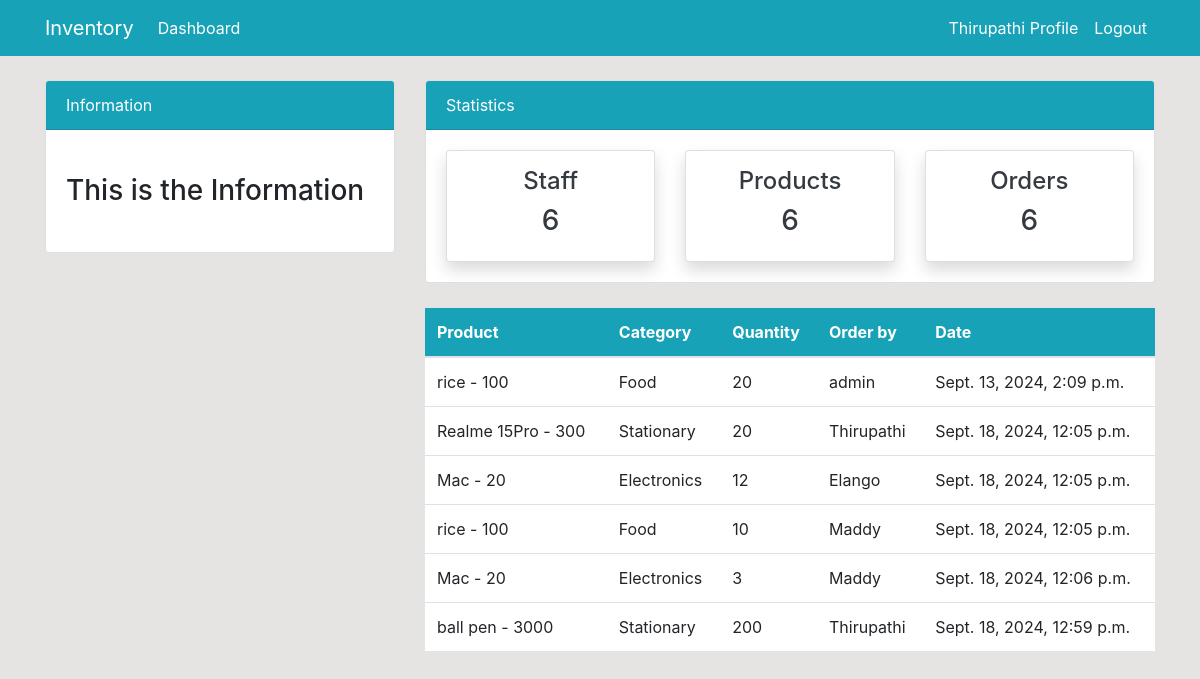
Page /order/ (signed in) on the earlier database version.
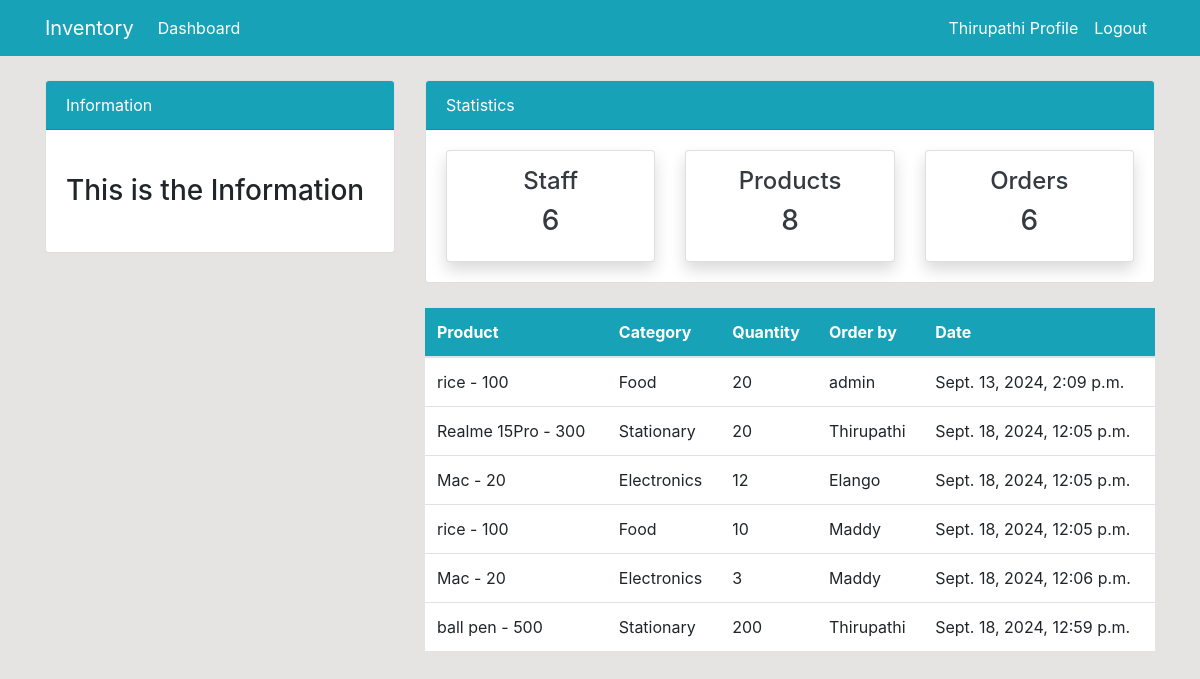
Same page on the later database version.
### inventory/models.py (models this page shows, shortened)
class Order(models.Model):
    product = models.ForeignKey(Product, on_delete=models.CASCADE,null=True)
    staff = models.ForeignKey(User,models.CASCADE,null= True)
    order_quantity = models.PositiveIntegerField(null= True)
    date = models.DateTimeField(auto_now_add=True)
    class Meta:
        verbose_name_plural = 'Order'

class Product(models.Model):
    name = models.CharField(max_length=100, null=True)
    category = models.CharField(max_length=20, choices= CATEGORY,null=True)
    quantity = models.PositiveIntegerField(null=True)
    class Meta:
        verbose_name_plural = 'Product'
    def __str__(self):
        return f'{self.name} - {self.quantity}'

### inventory/views.py (the view)
# urls.py: path('order/',views.order,name='inventory-order'),
@login_required
def order(request):
    orders = Order.objects.all()
    orders_count= orders.count()
    products_count = Product.objects.all().count()
    workers_count = User.objects.all().count()
    context={
        'orders' :orders,
        'workers_count' : workers_count,
        'products_count':products_count,
        'orders_count':orders_count,
    }
    return render(request, 'inventory/order.html',context)

### templates/inventory/order.html (shortened to what this page needs)
{% extends "partials/base.html" %}
{% block content %}
{% include 'partials/topnav.html' %}
<div class="container">
    <div class="row my-4">
        <div class="col-md-4">
        </div>
        <div class="col-md-8">
            <table class="table bg-white">
                <thead class="bg-info">
                    <tr class="text-white">
                        <th scope="col">Product</th>
                        <th scope="col">Category</th>
                        <th scope="col">Quantity</th>
                        <th scope="col">Order by</th>
                        <th scope="col">Date</th>
                    </tr>
                </thead>
                <tbody>
                    {% for orders in orders %}
                    <tr>
                        <td>{{orders.product}}</td>
                        <td>{{orders.product.category}}</td>
                        <td>{{orders.order_quantity}}</td>
                        <td>
                            {{orders.staff.username}}
                        </td>
                        <td>{{orders.date}}</td>
                    </tr>
                    {% endfor %}
                </tbody>
            </table>
        </div>
    </div>
</div>
{% endblock content %}

Differences in the rows shown:
changed through a linked row, Order: product "ball pen - 3000" → "ball pen - 500"
Other differences:
{{ products_count }}: "6" → "8"
